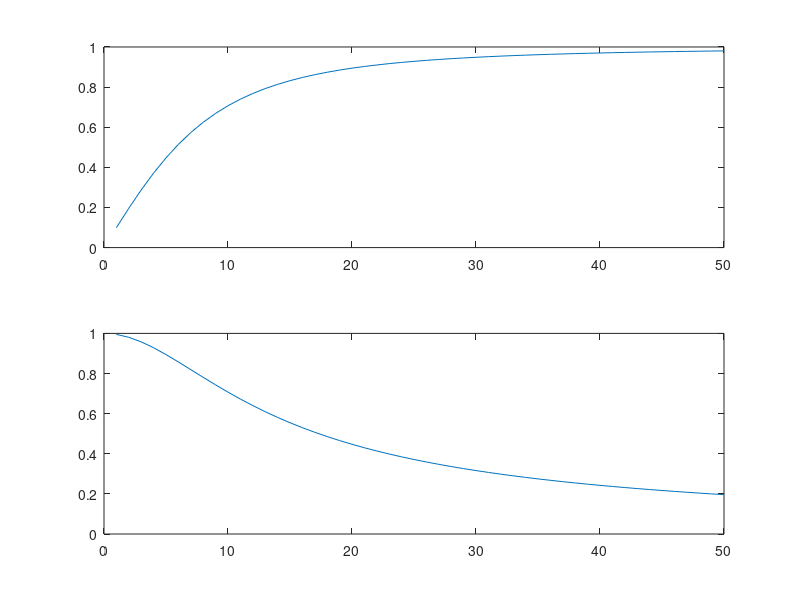

Reproduce this figure in MATLAB.
clc;
clear all;
close all;
f1 = 10;
for f=1:50
    x(f) = (1/sqrt(1 + (f1/f)^2));
    f2(f) = f;
end;
subplot(2,1,1);
plot(f2,x);

for f=1:50
    x(f) = (1/sqrt(1 + (f/f1)^2));
    f3(f) = f;
end;
subplot(2,1,2);
plot(f3,x);